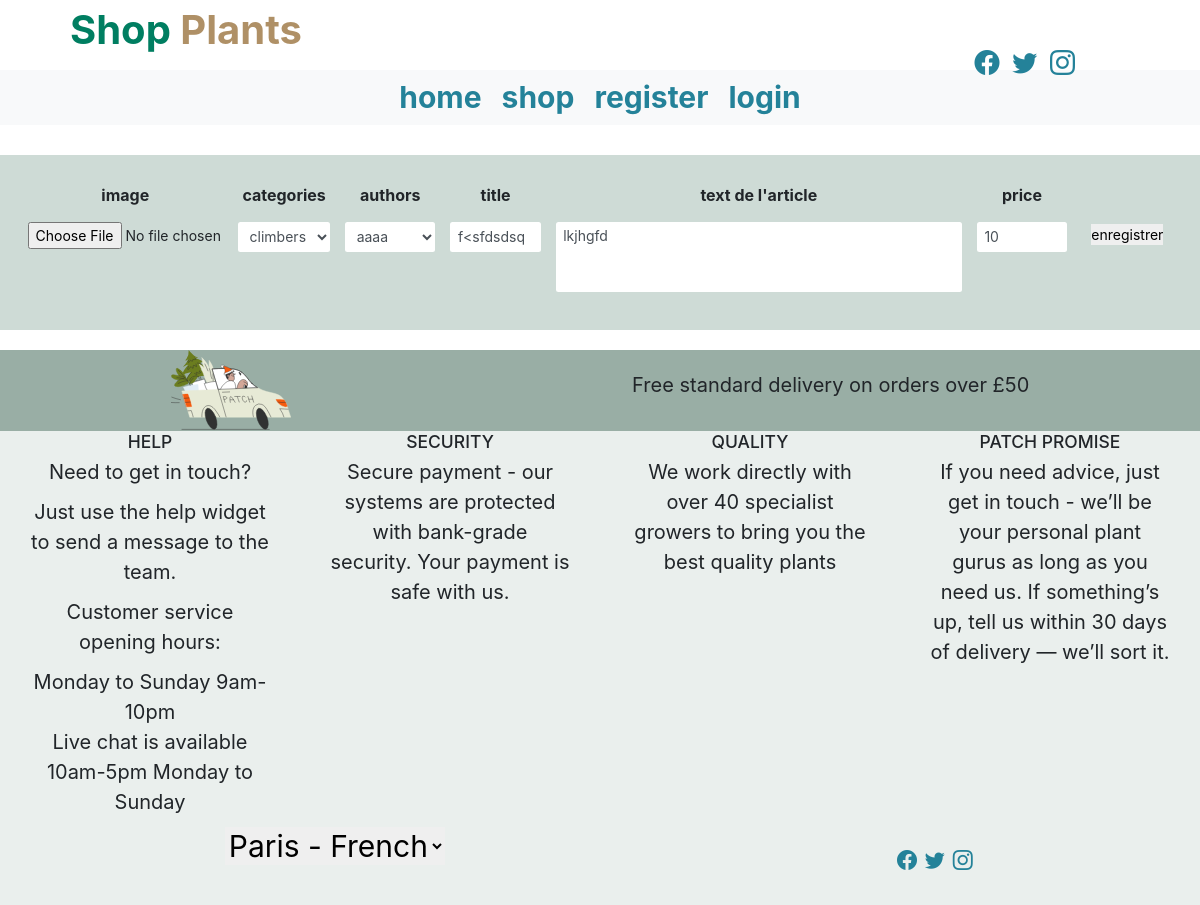
/admin/updatpost.php?idmodiff=10, run on the app's committed database.
### tables this page shows
CREATE TABLE `posts` (
  `id` int(20) NOT NULL,
  `category-id` int(20) NOT NULL,
  `authors-id` int(20) NOT NULL,
  `content` text NOT NULL,
  `title` varchar(50) NOT NULL,
  `image` text NOT NULL,
  `price` int(11) NOT NULL,
  `created-at` timestamp NOT NULL DEFAULT current_timestamp() ON UPDATE current_timestamp()
);

### admin/updatpost.php (called while the page is built, shortened)
<?php
$dbh = new PDO('mysql:host=localhost;dbname=shop_plants',
'root','');
$idchang=$_GET['idmodiff'];
$query2 = $dbh->prepare('SELECT `id`, `category-id`, `authors-id`, `content`, `title`, `image`, `price`, `created-at` FROM `posts` WHERE id=?');
$query2->execute([$idchang]);
$post=$query2->fetch();
$query = $dbh->prepare('
SELECT * FROM `categories` ');
$query->execute();
$categorys = $query->fetchAll();
$query = $dbh->prepare('
SELECT * FROM `authors`  ');
$query->execute();
$authors = $query->fetchAll();
include "template.phtml";

### admin/updatpost.phtml (the view, shortened to what this page needs)
<main class="updatpost">
  <form action="updatpost.php" method="post" enctype="multipart/form-data">
      <table class="table table-borderless ">
        <thead>
          <tr>
            <th scope="col">image</th>
            <th scope="col">categories</th>
            <th scope="col">authors</th>
            <th scope="col">title</th>
            <th scope="col">text de l'article</th>
            <th scope="col">price</th>
            <th scope="col"></th>
          </tr>
        </thead>
        <tbody class="col-12">
          <tr class="col-row">
            <td class="col-2"><input type="file"  name="file" class="w-100"  value='<?=$post['image']?>'></td>
            <td class="col-1">
              <select class="form-control"  name="category" id="category">
                <?php foreach ($categorys as $category):?>
                  <option value="<?= $category['id']?>"><?= $category['category']?></option>
                <?php endforeach ;?>
              </select>
            </td>
            <td class="col-1">
              <select class="form-control"  name="authors" id="authors">
                <?php foreach ($authors as $author):?>
                  <option value="<?= $author['id']?>"><?= $author['name']?></option>
                <?php endforeach ;?>
              </select>
            </td>
            <td class="col-1"><input type="text" name="title" class="form-control" id="title" value="<?=$post['title']?>" ></td>
            <td class="col-4"><textarea class="form-control" name="addarticle" id="addarticle" rows="3"><?= $post['content']?></textarea></td>
            <td class="col-1"><input type="text" name="price" class="form-control" id="price" value="<?=$post['price']?>" ></td>
            <td class="col-1"><input type="submit" value='enregistrer'></td>
          </tr>
        </tbody>
      </table>
  </form>
</main>

### css/style.css (style rules this page uses)
* { padding: 0; margin: 0; box-sizing: border-box; }
html { font-size: 10px; }
body { font-family: 'Rubik', sans-serif; font-size: 2rem; }
.updatpost,#mainpost, .categorypost,.formcateg, .addcateg { font-size: 1.6rem; margin-top: 3rem; padding: 2rem; background-color: #cedbd6; text-align: center; }
.updatpost table,#mainpost table, .tablepost, .categorypost table, .updatcateg, .authors { background-color: #cedbd6; }
.updatpost input, .updatpost textarea, .updatpost select,#mainpost input ,#mainpost textarea, #mainpost select { font-size: 1.4rem; resize: none; border: none; }

### data on the page
posts: title "f<sfdsdsq", addarticle "lkjhgfd", price "10"

### other printed values
form field category "climbers && shrubs"
form field authors "aaaa"
